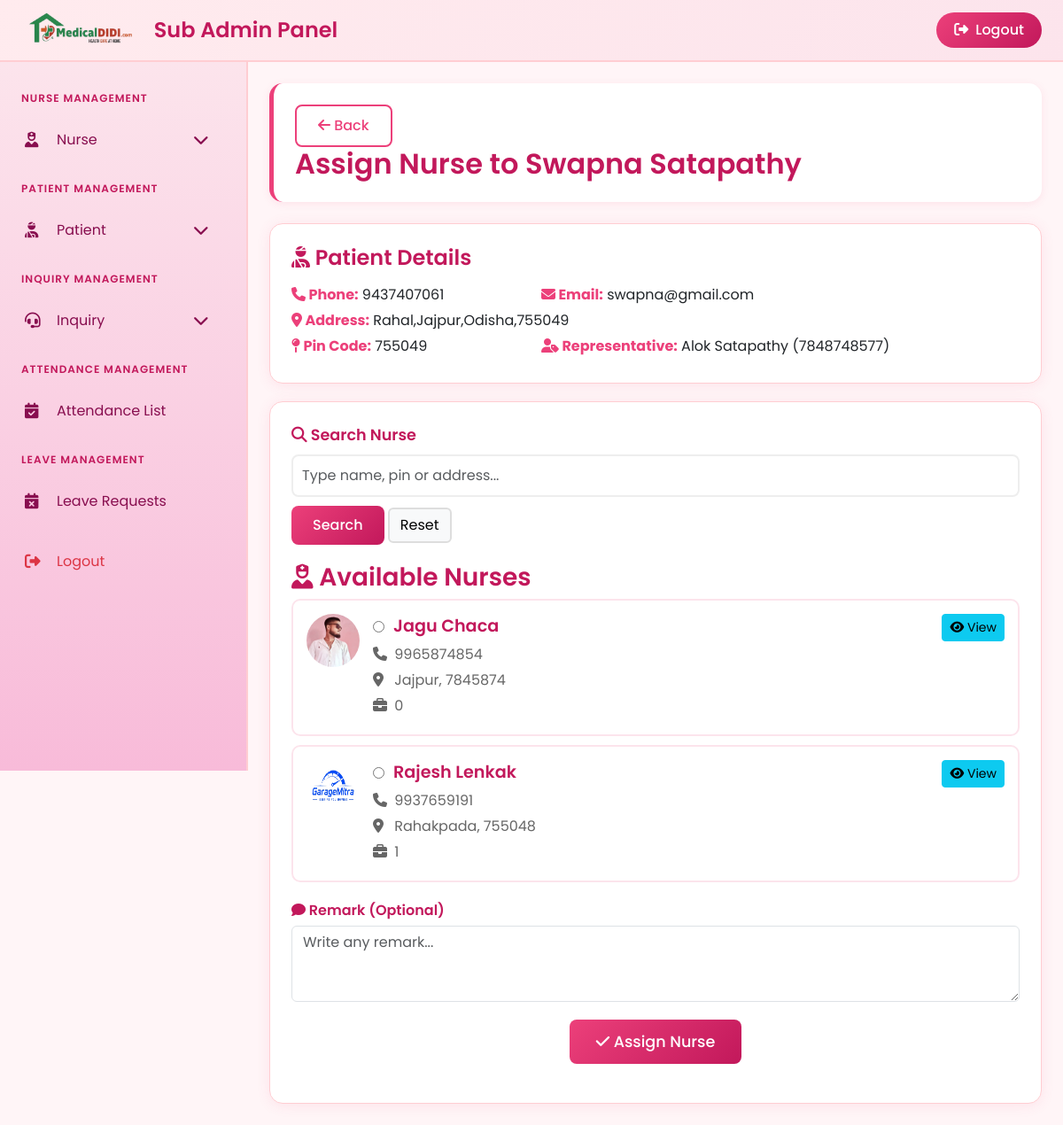
Page /subadmin/assign-nurse/8/ (signed in) on the committed database.
### app/models.py (models this page shows, shortened)
class Patient(models.Model):
    full_name = models.CharField(max_length=200)
    phone = models.CharField(max_length=20, unique=True)
    email = models.EmailField()
    profile_image = models.ImageField(upload_to='patient_profile/', null=True, blank=True)
    address = models.TextField()
    pin_code = models.CharField(max_length=10)
    aadhaar_image = models.ImageField(upload_to='patient_aadhaar/')
    agreement_image = models.ImageField(upload_to='patient_agreement/', null=True, blank=True)
    patient_representative_name = models.CharField(max_length=200)
    patient_representative_phone = models.CharField(max_length=20)
    password = models.CharField(max_length=200)
    is_approved = models.BooleanField(default=False)
    created_at = models.DateTimeField(auto_now_add=True)

class Nurse(models.Model):
    GENDER_CHOICES = (
        ('Male', 'Male'),
        ('Female', 'Female'),
        ('Other', 'Other'),
    )
    full_name = models.CharField(max_length=200)
    gender = models.CharField(max_length=20, choices=GENDER_CHOICES)
    dob = models.DateField()
    profile_image = models.ImageField(upload_to='nurse_profile/', null=True, blank=True)
    aadhaar_image = models.ImageField(upload_to='nurse_aadhaar/', null=True, blank=True)
    email = models.EmailField()
    phone = models.CharField(max_length=20, unique=True)
    address = models.TextField()
    pin_code = models.CharField(max_length=10)
    certificate_image = models.ImageField(upload_to='nurse_certificates/', null=True, blank=True)
    experience = models.CharField(max_length=200)
    joining_date = models.DateField()
    password = models.CharField(max_length=200, default='')
    is_approved = models.BooleanField(default=False)
    parents_name = models.CharField(max_length=200, null=True, blank=True)
    parents_aadhaar_image = models.ImageField(upload_to='nurse_parents_aadhaar/', null=True, blank=True)
    parents_contact_number = models.CharField(max_length=20, null=True, blank=True)
    created_at = models.DateTimeField(auto_now_add=True)

### app/views.py (the view)
# urls.py: path('subadmin/assign-nurse/<int:patient_id>/', views.subadmin_assign_nurse_page, name='subadmin_assign_nurse_page'),
def subadmin_assign_nurse_page(request, patient_id):
    if not request.session.get('sub_admin_id'):
        return redirect('sub_admin_login')
    patient = get_object_or_404(Patient, id=patient_id)
    reassign = request.GET.get('reassign', 'false') == 'true'
    from django.utils import timezone
    today = timezone.now().date()
    active_assignment_nurse_ids = NurseAssignment.objects.filter(
        status__in=['Pending', 'Approved']
    ).values_list('nurse_id', flat=True)
    nurses_on_leave = NurseLeave.objects.filter(
        status='Approved',
        from_date__lte=today,
        to_date__gte=today
    ).values_list('nurse_id', flat=True)
    active_temp_nurse_ids = TemporaryAssignment.objects.filter(
        start_date__lte=today,
        end_date__gte=today
    ).values_list('replacement_nurse_id', flat=True)
    exclude_ids = list(active_assignment_nurse_ids) + list(nurses_on_leave) + list(active_temp_nurse_ids)
    nurses = Nurse.objects.filter(is_approved=True).exclude(id__in=exclude_ids)
    return render(request, 'subadmin/assign_nurse.html', {
        'patient': patient,
        'nurses': nurses,
        'reassign': reassign
    })

### templates/subadmin/assign_nurse.html (shortened to what this page needs)
{% extends "subadmin/sub_admin_dashboard.html" %}
{% load static %}
{% block content %}
<div class="page-header">
    <a href="{% url 'subadmin_patient_list' %}" class="btn btn-pink" style="background: white; border: 2px solid var(--primary-pink); color: var(--primary-pink); margin-right:10px;">
        <i class="fas fa-arrow-left"></i> Back
    </a>
    <h2>{% if reassign %}Reassign Nurse to{% else %}Assign Nurse to{% endif %} {{ patient.full_name }}</h2>
</div>
<div class="dashboard-card" style="margin-bottom:20px;">
    <h4 style="color:var(--dark-pink); font-weight:600; margin-bottom:15px;">
        <i class="fas fa-user-injured"></i> Patient Details
    </h4>
    <div class="row">
        <div class="col-md-4">
            <p style="margin-bottom:5px;">
                <strong style="color:var(--primary-pink);"><i class="fas fa-phone"></i> Phone:</strong> {{ patient.phone }}
            </p>
        </div>
        <div class="col-md-4">
            <p style="margin-bottom:5px;">
                <strong style="color:var(--primary-pink);"><i class="fas fa-envelope"></i> Email:</strong> {{ patient.email }}
            </p>
        </div>
    </div>
    <div class="row">
        <div class="col-md-12">
            <p style="margin-bottom:5px;">
                <strong style="color:var(--primary-pink);"><i class="fas fa-map-marker-alt"></i> Address:</strong> {{ patient.address }}
            </p>
        </div>
    </div>
    <div class="row">
        <div class="col-md-4">
            <p style="margin-bottom:5px;">
                <strong style="color:var(--primary-pink);"><i class="fas fa-map-pin"></i> Pin Code:</strong> {{ patient.pin_code }}
            </p>
        </div>
        <div class="col-md-8">
            <p style="margin-bottom:5px;">
                <strong style="color:var(--primary-pink);"><i class="fas fa-user-tag"></i> Representative:</strong> {{ patient.patient_representative_name }} ({{ patient.patient_representative_phone }})
            </p>
        </div>
    </div>
</div>
<div class="dashboard-card">
    <form method="POST" action="{% url 'subadmin_submit_nurse_assignment' patient.id %}">
        <div style="margin-bottom:20px;">
            <label style="color:var(--dark-pink); font-weight:600; font-size:1.1rem; display:block; margin-bottom:8px;">
                <i class="fas fa-search"></i> Search Nurse
            </label>
            <input type="text" id="mySearch" class="form-control" style="width: 100%; padding:10px; border:2px solid #eee; border-radius:8px;"
                   placeholder="Type name, pin or address...">
            <button type="button" id="doSearch" class="btn btn-pink" style="margin-top:10px;">Search</button>
            <button type="button" id="doReset" class="btn btn-light" style="margin-top:10px; border:2px solid #ddd;">Reset</button>
        </div>
        <div style="margin-bottom:20px;">
            <h3 style="color:var(--dark-pink); font-weight:600;">
                <i class="fas fa-user-nurse"></i> Available Nurses
            </h3>
            {% if nurses %}
            <div id="nurseList">
                {% for nurse in nurses %}
                <div class="nurse-item"
                     data-name="{{ nurse.full_name }}"
                     data-pin="{{ nurse.pin_code }}"
                     data-address="{{ nurse.address }}"
                     style="border:2px solid #fce4ec; border-radius:10px; padding:15px; margin-bottom:10px;"
                     id="wrapper-{{ nurse.id }}">
                    <div style="display:flex; gap:15px; align-items:flex-start; justify-content:space-between;">
                        <div style="display:flex; gap:15px; align-items:flex-start; cursor:pointer;" onclick="selectThisNurse('{{ nurse.id }}')">
                            <div>
                                {% if nurse.profile_image %}
                                <img src="{{ nurse.profile_image.url }}" width="60" height="60" class="rounded-circle">
                                {% else %}
                                <div style="width:60px; height:60px; background:#fce4ec; border-radius:50%; display:flex; align-items:center; justify-content:center;">
                                    <i class="fas fa-user-nurse" style="font-size:1.5rem; color:var(--primary-pink);"></i>
                                </div>
                                {% endif %}
                            </div>
                            <div style="flex:1;">
                                <div style="display:flex; gap:10px; align-items:center;">
                                    <input type="radio" name="nurse_id" value="{{ nurse.id }}" id="rad-{{ nurse.id }}" required>
                                    <label for="rad-{{ nurse.id }}" style="color:var(--dark-pink); font-size:1.2rem; font-weight:600; cursor:pointer;">
                                        {{ nurse.full_name }}
                                    </label>
                                </div>
                                <p style="margin:5px 0; color:#666;">
                                    <i class="fas fa-phone" style="width:20px;"></i> {{ nurse.phone }}
                                </p>
                                <p style="margin:5px 0; color:#666;">
                                    <i class="fas fa-map-marker-alt" style="width:20px;"></i> {{ nurse.address }}, {{ nurse.pin_code }}
                                </p>
                                <p style="margin:5px 0; color:#666;">
                                    <i class="fas fa-briefcase" style="width:20px;"></i> {{ nurse.experience }}
                                </p>
                            </div>
                        </div>
                        <div>
                            <a href="{% url 'nurse_view' nurse.id %}" class="btn btn-info btn-sm" title="View Nurse Details" style="margin-bottom:5px;">
                                <i class="fas fa-eye"></i> View
                            </a>
                        </div>
                    </div>
                </div>
                {% endfor %}
            </div>
            <div style="margin-top:20px;">
                <label style="color:var(--dark-pink); font-weight:600; display:block; margin-bottom:5px;">
                    <i class="fas fa-comment"></i> Remark (Optional)
                </label>
                <textarea name="remark" class="form-control" rows="3" placeholder="Write any remark..."></textarea>
            </div>
            <div style="margin-top:20px; text-align:center;">
                <button type="submit" class="btn btn-pink" style="padding:12px 30px; font-size:1.1rem;">
                    <i class="fas fa-check"></i> {% if reassign %}Reassign Nurse{% else %}Assign Nurse{% endif %}
                </button>
            </div>
            {% endif %}
        </div>
    </form>
</div>
{% endblock %}

### templates/subadmin/sub_admin_dashboard.html (style rules this page uses)
:root { --primary-pink: #ec407a; --dark-pink: #c2185b; --light-pink: #fce4ec; --soft-pink: #fff5f7; --hover-pink: #f8bbd9; --sidebar-width: 280px; }
* { margin: 0; padding: 0; box-sizing: border-box; }
body { font-family: 'Poppins', sans-serif; background-color: var(--soft-pink); overflow-x: hidden; }
.page-header { background: white; border-radius: 15px; padding: 1.5rem; margin-bottom: 1.5rem; border-left: 5px solid var(--primary-pink); box-shadow: 0 2px 10px rgba(236, 64, 122, 0.1); }
.page-header h2 { color: var(--dark-pink); margin: 0; font-weight: 600; }
.dashboard-card { background: white; border-radius: 15px; padding: 1.5rem; box-shadow: 0 2px 15px rgba(236, 64, 122, 0.1); border: 1px solid #ffcdd2; transition: transform 0.3s ease; }
.btn-pink { background: linear-gradient(135deg, var(--primary-pink) 0%, var(--dark-pink) 100%); border: none; color: white; padding: 0.625rem 1.5rem; border-radius: 8px; font-weight: 500; transition: all 0.3s ease; }

### rows in the picture
Patient: full_name "Swapna Satapathy", phone "9437407061", email "swapna@gmail.com", address "Rahal,Jajpur,Odisha,755049", pin_code "755049", patient_representative_name "Alok Satapathy", patient_representative_phone "7848748577"
Nurse: profile_image (picture), full_name "Jagu Chaca", phone "9965874854", address "Jajpur", pin_code "7845874", experience "0"
Nurse: profile_image (picture), full_name "Rajesh Lenkak", phone "9937659191", address "Rahakpada", pin_code "755048", experience "1"
